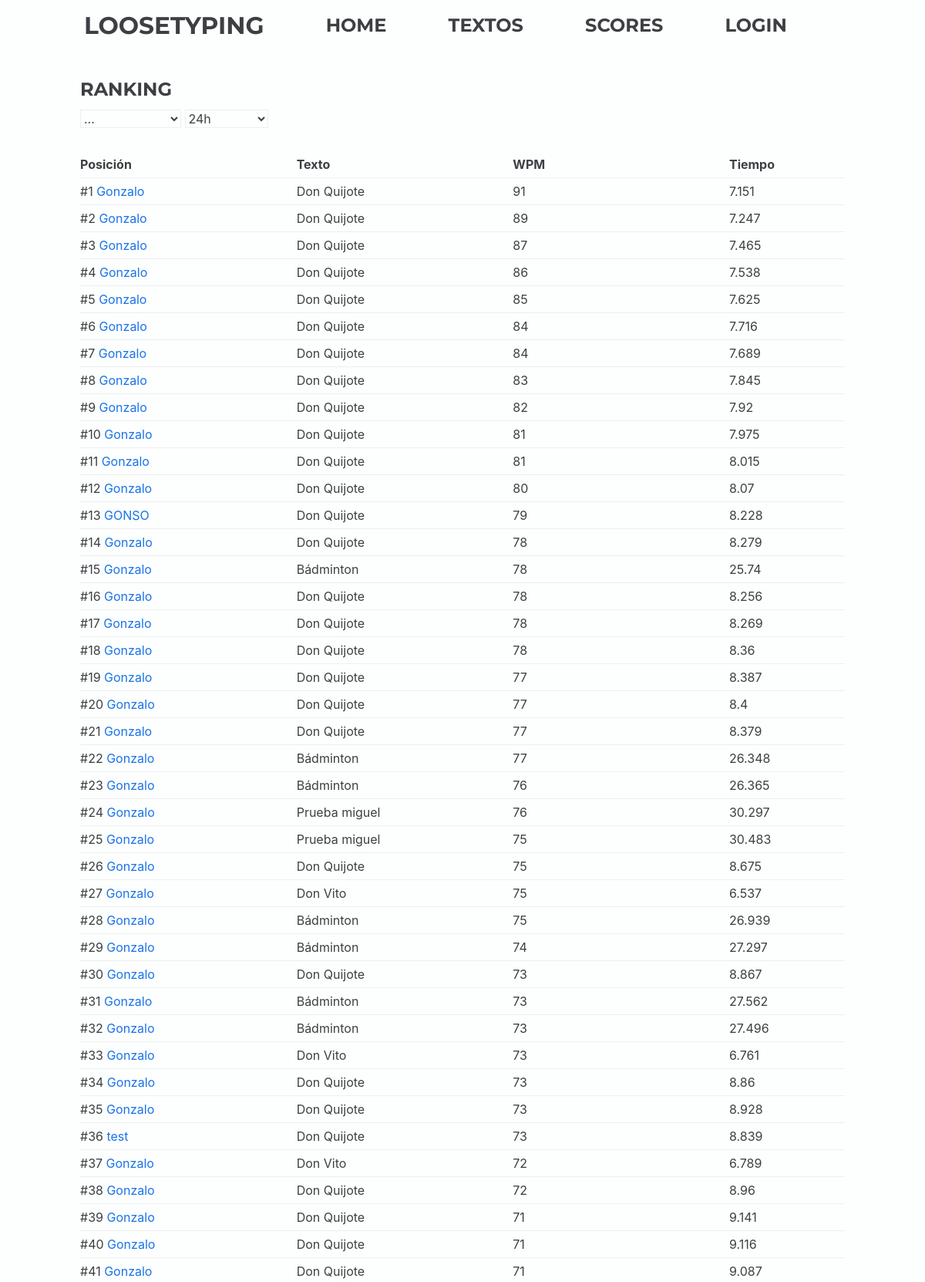
/views/ranking.php (upper part), run on the app's committed database.
### tables this page shows
CREATE TABLE `resoluciones` (
  `id` int(11) NOT NULL,
  `id_user` int(11) DEFAULT NULL,
  `id_text` int(11) DEFAULT NULL,
  `wpm_res` int(11) DEFAULT NULL,
  `tim_res` float DEFAULT NULL,
  `created_at` timestamp NOT NULL DEFAULT current_timestamp() ON UPDATE current_timestamp()
);

CREATE TABLE `usuarios` (
  `id` int(11) NOT NULL,
  `nom_user` varchar(50) DEFAULT NULL,
  `ema_user` varchar(60) DEFAULT NULL,
  `pas_user` varchar(200) DEFAULT NULL,
  `ava_user` varchar(100) DEFAULT 'ec ec-robot',
  `created_at` timestamp NOT NULL DEFAULT current_timestamp() ON UPDATE current_timestamp(),
  `per_user` int(11) DEFAULT NULL
);

CREATE TABLE `textos` (
  `id` int(11) NOT NULL,
  `tit_text` varchar(50) DEFAULT NULL,
  `txt_text` text DEFAULT NULL,
  `lang_text` varchar(50) DEFAULT NULL,
  `id_cat` int(11) DEFAULT NULL,
  `ori_text` varchar(150) DEFAULT NULL,
  `created_at` timestamp NOT NULL DEFAULT current_timestamp() ON UPDATE current_timestamp()
);

### public_html/private/model/dao/daoResolution.php (called while the page is built, shortened)
<?php
class DaoResolution
{
    public static function getRankedResolutions($text, $time)
    {
        $db = DbConnection::getInstance();
        $query = "select * from resoluciones ";
        $query.=" order by wpm_res desc limit 100;";
        $commit=$db->prepare($query);
        $commit->execute();
        $arr=$commit->fetchAll();
        return $arr;
    }
}

### public_html/private/model/dao/daoText.php (called while the page is built, shortened)
<?php
class DaoText
{
    public static function getById($id)
    {
        $db=  DbConnection::getInstance();
        $query="select * from textos where id='{$id}';";
        $result = $db->query($query)->fetch();
        return $result;
    }
}

### public_html/private/model/text.php (called while the page is built, shortened)
<?php
include_once('dao/daoText.php');
class Text
{
    private $titText;
    public function __construct($id="", $titText="", $txtText="", $lang="", $idCat="", $autorText="", $createdAt="")
    {
        $this->titText=$titText;
    }
    public function getTitText()
    {
        return $this->titText;
    }
    public static function getById($id)
    {
        $daoResult =DaoText::getById($id);
        $text = new Text($daoResult['id'], $daoResult['tit_text'], $daoResult['txt_text'], $daoResult['lang_text'], $daoResult['id_cat'], $daoResult['ori_text'], $daoResult['created_at']);
        return $text ;
    }
}

### public_html/private/model/dao/daoUser.php (called while the page is built, shortened)
<?php
class DaoUser
{
    public static function getById($id)
    {
        $db=  DbConnection::getInstance();
        $query="select * from usuarios where id='{$id}';";
        $result = $db->query($query)->fetch();
        return $result;
    }
}

### public_html/private/model/user.php (called while the page is built, shortened)
<?php
include_once("dao/daoUser.php");
class User
{
    private $id;
    private $name;
    private $avatar;
    public function __construct($id="", $name="", $email="", $password="", $avatar="", $createdAt="", $permisos="")
    {
        $this->id=$id;
        $this->name=$name;
        $this->avatar=$avatar;
    }
    public function getId()
    {
        return $this->id;
    }
    public function getName()
    {
        return $this->name;
    }
    public function getAvatar()
    {
        return $this->avatar;
    }
    public static function getById($id)
    {
        $daoResult =DaoUser::getById($id);
        $user = new User($daoResult['id'], $daoResult['nom_user'], $daoResult['ema_user'], $daoResult['pas_user'], $daoResult['ava_user'], $daoResult['created_at'], $daoResult['per_user']);
        return $user ;
    }
}

### public_html/private/model/resolution.php (the view, shortened to what this page needs)
<?php
include_once('dao/daoResolution.php');
class Resolution
{
    private $idUser;
    private $idText;
    private $wpmRes;
    private $timeRes;
    public function __construct($id="", $idUser="", $idText="", $wpmRes="", $timeRes="", $createdAt="")
    {
        $this->idUser=$idUser;
        $this->idText=$idText;
        $this->wpmRes=$wpmRes;
        $this->timeRes=$timeRes;
    }
    public function getIdUser()
    {
        return $this->idUser;
    }
    public function getIdText()
    {
        return $this->idText;
    }
    public static function getRankedResolutions($text, $time)
    {
        $daoResult = DaoResolution::getRankedResolutions($text, $time);
        $resolutions = array();
        foreach ($daoResult as $daoResolution) {
            array_push($resolutions, new Resolution($daoResolution['id'], $daoResolution['id_user'], $daoResolution['id_text'], $daoResolution['wpm_res'], $daoResolution['tim_res'], $daoResolution['created_at']));
        }
        return $resolutions;
    }
    public function imprimirRank($titText, $userName, $userId, $avatar, $position)
    {
        $html="";
        $html.="<div  class='record-row'>";
        $html.=" <div class='record-data'>#".$position .'  <a href="profile.php?id='.$userId.'">'.$userName. "<span class='".$avatar."'></span> </a>   </div>";
        $html.=" <div class='record-data'>".$titText."    </div>";
        $html.=" <div class='record-data'>".$this->wpmRes."    </div>";
        $html.=" <div class='record-data'>".$this->timeRes."    </div>";
        $html.="</div>";
        return $html;
    }
}

### public_html/views/ranking.php (shortened to what this page needs)
<?php
include_once('../private/model/resolution.php');
include_once('../private/model/text.php');
include_once('../private/model/user.php');
$maxWpmResolutions = Resolution::getRankedResolutions('any', 'all time');
?>
<!DOCTYPE html>
<html lang='es' dir='ltr'>
<head>
    <link rel="stylesheet" href="../css/reboot.css">
    <?php include "../includes/general-head.php" ?>
</head>
<body>
    <main>
        <?php include "../includes/nav.php" ?>
        <section>
            <h1><span class="ec ec-trophy"></span>
                RANKING
            </h1>
            <div class="record-options">
                <select onchange="getRanks()" name="texto">
                    <option value="any">...</option>
                </select>
                <select onchange="getRanks()" name="tiempo">
                    <option value="day">24h</option>
                </select>
            </div>
            <div class="records">
                <div class="record-header">
                    <div class="record-data"><b>Posición</b></div>
                    <div class="record-data"><b>Texto</b></div>
                    <div class="record-data"><b>WPM</b></div>
                    <div class="record-data"><b>Tiempo</b></div>
                </div>
                <div id='ranked-res'>
                    <?php
                    $counter=1;
                     foreach ($maxWpmResolutions as $resolution) {
                         $text=Text::getById($resolution->getIdText());
                         $user=User::getById($resolution->getIdUser());
                         echo $resolution->imprimirRank($text->getTitText(), $user->getName(), $user->getId(), $user->getAvatar(), $counter);
                         $counter++;
                     }
 ?>
                </div>
            </div>
        </section>
    </main>
</body>
</html>

### public_html/css/reboot.css (style rules this page uses)
*, *::before, *::after { box-sizing: border-box; }
html { font-family: sans-serif; line-height: 1.15; -webkit-text-size-adjust: 100%; -ms-text-size-adjust: 100%; -ms-overflow-style: scrollbar; -webkit-tap-highlight-color: transparent; }
article, aside, dialog, figcaption, figure, footer, header, hgroup, main, nav, section { display: block; }
body { margin: 0; font-family: -apple-system, BlinkMacSystemFont, "Segoe UI", Roboto, "Helvetica Neue", Arial, sans-serif, "Apple Color Emoji", "Segoe UI Emoji", "Segoe UI Symbol"; font-size: 1rem; font-weight: normal; line-height: 1.5; color: #212529; text-align: left; background-color: #fff; }
h1, h2, h3, h4, h5, h6 { margin-top: 0; margin-bottom: 0.5rem; }
b, strong { font-weight: bolder; }
a { color: #007bff; text-decoration: none; background-color: transparent; -webkit-text-decoration-skip: objects; }
a, area, button, [role="button"], input:not([type="range"]), label, select, summary, textarea { -ms-touch-action: manipulation; touch-action: manipulation; }
input, button, select, optgroup, textarea { margin: 0; font-family: inherit; font-size: inherit; line-height: inherit; }
button, select { text-transform: none; }

### public_html/css/general.css (style rules this page uses)
* { color: #3c4043; }
body { background-color: #fdfefe; }
h1, h2, h3, h4 { font-family: "Montserrat", sans-serif; font-weight: bold; color: #3c4043; }
a:link { color: #1a73e8; }
section { max-width: 992px; margin: 0 auto; padding: 30px 0 0 0; }
select { border: 1px solid #eee; background-color: #fdfefe; }
.record-header { margin: 30px 0 0 0; border-bottom: 1px solid #eee; padding: 5px 0; display: flex; justify-content: space-between; }
.record-row, .user-div { border-bottom: 1px solid #eee; padding: 5px 0; display: flex; justify-content: space-between; }
.record-data { width: 150px; }

### public_html/css/darkmode.css (style rules this page uses)
* { color: #fdfefe; }
body { background-color: #3c4043; }
h1, h2, h3, h4, p, span { color: #fdfefe; }
a:link { color: #fdfefe; font-weight: 600; }
select { border: 1px solid #707b7c; background-color: #3c4043; }

### data on the page
resoluciones: position "1", id_user.nom_user "Gonzalo", id_text.tit_text "Don Quijote", wpm_res "91", tim_res "7.151"
resoluciones: position "2", id_user.nom_user "Gonzalo", id_text.tit_text "Don Quijote", wpm_res "89", tim_res "7.247"
resoluciones: position "3", id_user.nom_user "Gonzalo", id_text.tit_text "Don Quijote", wpm_res "87", tim_res "7.465"
resoluciones: position "4", id_user.nom_user "Gonzalo", id_text.tit_text "Don Quijote", wpm_res "86", tim_res "7.538"
resoluciones: position "5", id_user.nom_user "Gonzalo", id_text.tit_text "Don Quijote", wpm_res "85", tim_res "7.625"
resoluciones: position "6", id_user.nom_user "Gonzalo", id_text.tit_text "Don Quijote", wpm_res "84", tim_res "7.716"
resoluciones: position "7", id_user.nom_user "Gonzalo", id_text.tit_text "Don Quijote", wpm_res "84", tim_res "7.689"
resoluciones: position "8", id_user.nom_user "Gonzalo", id_text.tit_text "Don Quijote", wpm_res "83", tim_res "7.845"
resoluciones: position "9", id_user.nom_user "Gonzalo", id_text.tit_text "Don Quijote", wpm_res "82", tim_res "7.92"
resoluciones: position "10", id_user.nom_user "Gonzalo", id_text.tit_text "Don Quijote", wpm_res "81", tim_res "7.975"
resoluciones: position "11", id_user.nom_user "Gonzalo", id_text.tit_text "Don Quijote", wpm_res "81", tim_res "8.015"
resoluciones: position "12", id_user.nom_user "Gonzalo", id_text.tit_text "Don Quijote", wpm_res "80", tim_res "8.07"
resoluciones: position "13", id_user.nom_user "GONSO", id_text.tit_text "Don Quijote", wpm_res "79", tim_res "8.228"
resoluciones: position "14", id_user.nom_user "Gonzalo", id_text.tit_text "Don Quijote", wpm_res "78", tim_res "8.279"
resoluciones: position "15", id_user.nom_user "Gonzalo", id_text.tit_text "Bádminton", wpm_res "78", tim_res "25.74"
resoluciones: position "16", id_user.nom_user "Gonzalo", id_text.tit_text "Don Quijote", wpm_res "78", tim_res "8.256"
resoluciones: position "17", id_user.nom_user "Gonzalo", id_text.tit_text "Don Quijote", wpm_res "78", tim_res "8.269"
resoluciones: position "18", id_user.nom_user "Gonzalo", id_text.tit_text "Don Quijote", wpm_res "78", tim_res "8.36"
resoluciones: position "19", id_user.nom_user "Gonzalo", id_text.tit_text "Don Quijote", wpm_res "77", tim_res "8.387"
resoluciones: position "20", id_user.nom_user "Gonzalo", id_text.tit_text "Don Quijote", wpm_res "77", tim_res "8.4"
resoluciones: position "21", id_user.nom_user "Gonzalo", id_text.tit_text "Don Quijote", wpm_res "77", tim_res "8.379"
resoluciones: position "22", id_user.nom_user "Gonzalo", id_text.tit_text "Bádminton", wpm_res "77", tim_res "26.348"
resoluciones: position "23", id_user.nom_user "Gonzalo", id_text.tit_text "Bádminton", wpm_res "76", tim_res "26.365"
resoluciones: position "24", id_user.nom_user "Gonzalo", id_text.tit_text "Prueba miguel", wpm_res "76", tim_res "30.297"
resoluciones: position "25", id_user.nom_user "Gonzalo", id_text.tit_text "Prueba miguel", wpm_res "75", tim_res "30.483"
resoluciones: position "26", id_user.nom_user "Gonzalo", id_text.tit_text "Don Quijote", wpm_res "75", tim_res "8.675"
resoluciones: position "27", id_user.nom_user "Gonzalo", id_text.tit_text "Don Vito", wpm_res "75", tim_res "6.537"
resoluciones: position "28", id_user.nom_user "Gonzalo", id_text.tit_text "Bádminton", wpm_res "75", tim_res "26.939"
resoluciones: position "29", id_user.nom_user "Gonzalo", id_text.tit_text "Bádminton", wpm_res "74", tim_res "27.297"
resoluciones: position "30", id_user.nom_user "Gonzalo", id_text.tit_text "Don Quijote", wpm_res "73", tim_res "8.867"
resoluciones: position "31", id_user.nom_user "Gonzalo", id_text.tit_text "Bádminton", wpm_res "73", tim_res "27.562"
resoluciones: position "32", id_user.nom_user "Gonzalo", id_text.tit_text "Bádminton", wpm_res "73", tim_res "27.496"
resoluciones: position "33", id_user.nom_user "Gonzalo", id_text.tit_text "Don Vito", wpm_res "73", tim_res "6.761"
resoluciones: position "34", id_user.nom_user "Gonzalo", id_text.tit_text "Don Quijote", wpm_res "73", tim_res "8.86"
resoluciones: position "35", id_user.nom_user "Gonzalo", id_text.tit_text "Don Quijote", wpm_res "73", tim_res "8.928"
resoluciones: position "36", id_user.nom_user "test", id_text.tit_text "Don Quijote", wpm_res "73", tim_res "8.839"
resoluciones: position "37", id_user.nom_user "Gonzalo", id_text.tit_text "Don Vito", wpm_res "72", tim_res "6.789"
resoluciones: position "38", id_user.nom_user "Gonzalo", id_text.tit_text "Don Quijote", wpm_res "72", tim_res "8.96"
resoluciones: position "39", id_user.nom_user "Gonzalo", id_text.tit_text "Don Quijote", wpm_res "71", tim_res "9.141"
resoluciones: position "40", id_user.nom_user "Gonzalo", id_text.tit_text "Don Quijote", wpm_res "71", tim_res "9.116"
resoluciones: position "41", id_user.nom_user "Gonzalo", id_text.tit_text "Don Quijote", wpm_res "71", tim_res "9.087"
